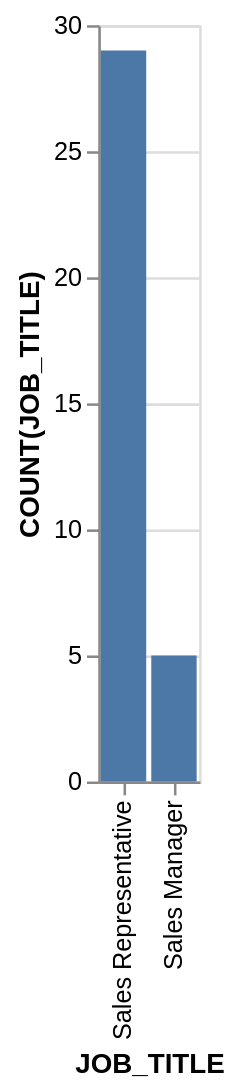

Source (Vega-Lite JSON):
### Vega-Lite specification from a JSON file in a GitHub repository (floating-point values rounded to 4 significant figures)
{"data": {"values": [{"x_data": "Sales Representative", "y_data": 29}, {"x_data": "Sales Manager", "y_data": 5}]}, "mark": "bar", "encoding": {"x": {"field": "x_data", "type": "nominal", "title": "JOB_TITLE", "sort": {"op": "sum", "field": "y_data", "order": "descending"}}, "y": {"field": "y_data", "type": "quantitative", "title": "COUNT(JOB_TITLE)"}}}
